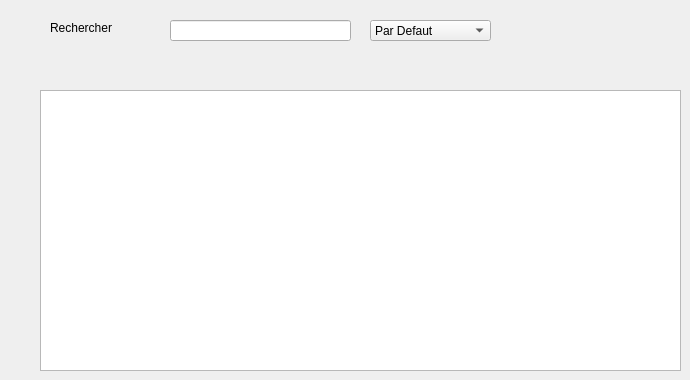
      <widget class="QWidget" name="tab_18">
       <attribute name="title">
        <string>Historique</string>
       </attribute>
       <widget class="QTableView" name="tab_fH_BRAHIM">
        <property name="geometry">
         <rect>
          <x>40</x>
          <y>90</y>
          <width>641</width>
          <height>281</height>
         </rect>
        </property>
       </widget>
       <widget class="QLineEdit" name="Recherche_3_BRAHIM">
        <property name="geometry">
         <rect>
          <x>170</x>
          <y>20</y>
          <width>181</width>
          <height>21</height>
         </rect>
        </property>
       </widget>
       <widget class="QLabel" name="label_29_brahim">
        <property name="geometry">
         <rect>
          <x>50</x>
          <y>20</y>
          <width>101</width>
          <height>16</height>
         </rect>
        </property>
        <property name="text">
         <string>Rechercher</string>
        </property>
       </widget>
       <widget class="QComboBox" name="ComboPapa_3_BRAHIM">
        <property name="geometry">
         <rect>
          <x>370</x>
          <y>20</y>
          <width>121</width>
          <height>21</height>
         </rect>
        </property>
        <item>
         <property name="text">
          <string>Par Defaut</string>
         </property>
        </item>
        <item>
         <property name="text">
          <string>ID_FACTURE</string>
         </property>
        </item>
        <item>
         <property name="text">
          <string>Date_Facture</string>
         </property>
        </item>
        <item>
         <property name="text">
          <string>Reference</string>
         </property>
        </item>
        <item>
         <property name="text">
          <string>Capitale</string>
         </property>
        </item>
        <item>
         <property name="text">
          <string>Statistique</string>
         </property>
        </item>
       </widget>
      </widget>
